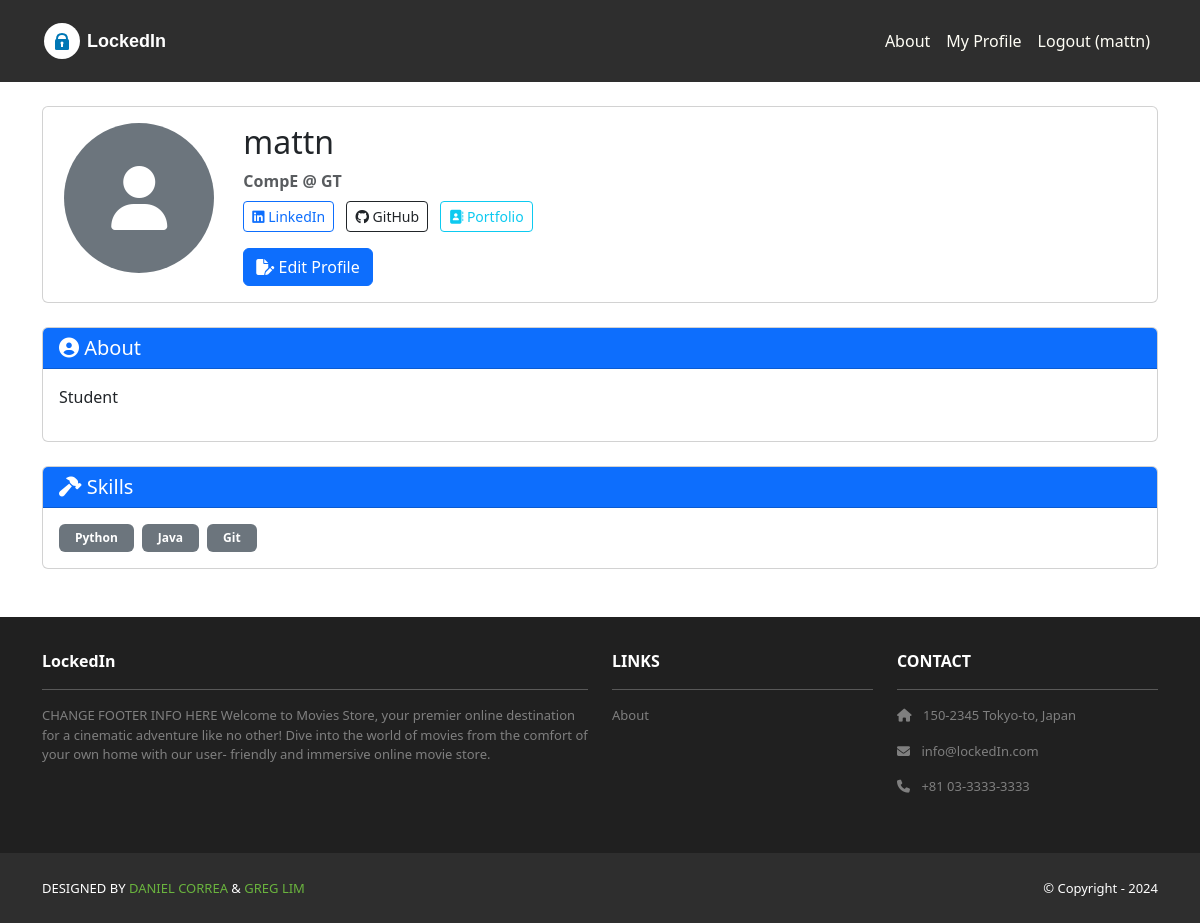
Page /profiles/ (signed in) on the committed database.
### profiles/models.py (models this page shows, shortened)
class Profile(models.Model):
    headline     = models.CharField(max_length = 150, help_text="Example: CS @ GT")
    user         = models.OneToOneField(User, on_delete=models.CASCADE, related_name='profile')
    about        = models.TextField(blank=True, help_text="Tells us about yourself")
    skills       = models.TextField(help_text="Add your skills")
    profile_pic  = models.ImageField(null=True, upload_to='profile_pictures/', blank=True)
    github_url   = models.URLField(blank=True, validators=[URLValidator()])
    linkedin_url = models.URLField(blank=True, validators=[URLValidator()])
    portfolio_url = models.URLField(blank=True, validators=[URLValidator()])
    time_created = models.DateTimeField(auto_now_add=True)
    time_updated = models.DateTimeField(auto_now=True)
    def get_skills_list(self):
        return [skill.strip() for skill in self.skills.split(',') if skill.strip()]
    class Meta:
        ordering = ['-time_created']

### profiles/views.py (the view)
# urls.py: path('', views.profile_view, name='profiles.my_profile'),
@login_required
def profile_view(request, username=None):
    if username:
        user = get_object_or_404(User, username=username)
    else:
        user = request.user
    profile, created = Profile.objects.get_or_create(user=user)
    context = {
        'profile' : profile,
        'is_own_profile' : request.user == user,
        'template_data' : {'title' : f"{user.username}'s Profile"}
    }
    return render(request, 'profiles/profile_detail.html', context)

### profiles/templates/profiles/profile_detail.html
{% extends 'base.html' %}
{% load static %}
{% block content %}
<div class="container mt-4 mb-5">
    <div class="card mb-4">
        <div class="card-body">
            <div class="row">
                <div class="col-md-2 text-center">
                    {% if profile.profile_pic %}
                        <img src="{{ profile.profile_pic.url }}" alt="Profile Picture"
                             class="rounded-circle img-fluid" style="width: 150px; height: 150px; object-fit: cover;">
                    {% else %}
                        <div class="rounded-circle bg-secondary d-flex align-items-center justify-content-center mx-auto"
                             style="width: 150px; height: 150px;">
                            <i class="fas fa-user fa-4x text-white"></i>
                        </div>
                    {% endif %}
                </div>
                <div class="col-md-8">
                    <h2>{{ profile.user.get_full_name|default:profile.user.username }}</h2>
                    {% if profile.headline %}
                        <p class="text-muted mb-2"><strong>{{ profile.headline }}</strong></p>
                    {% endif %}
                    <div class="mb-3">
                        {% if profile.linkedin_url %}
                            <a href="{{ profile.linkedin_url }}" target="_blank" class="btn btn-sm btn-outline-primary me-2">
                                <i class="fab fa-linkedin"></i> LinkedIn
                            </a>
                        {% endif %}
                        {% if profile.github_url %}
                            <a href="{{ profile.github_url }}" target="_blank" class="btn btn-sm btn-outline-dark me-2">
                                <i class="fab fa-github"></i> GitHub
                            </a>
                        {% endif %}
                        {% if profile.portfolio_url %}
                            <a href="{{ profile.portfolio_url }}" target="_blank" class="btn btn-sm btn-outline-info me-2">
                                <i class="fa-solid fa-address-book"></i> Portfolio
                            </a>
                        {% endif %}
                    </div>
                    {% if is_own_profile %}
                        <a href="{% url 'profiles.edit' %}" class="btn btn-primary">
                            <i class="fa-solid fa-file-pen"></i> Edit Profile
                        </a>
                    {% endif %}
                </div>
            </div>
        </div>
    </div>
    {% if profile.about %}
    <div class="card mb-4">
        <div class="card-header bg-primary text-white">
            <h5 class="mb-0"><i class="fas fa-user-circle"></i> About</h5>
        </div>
        <div class="card-body">
            <p style="white-space: pre-line;">{{ profile.about }}</p>
        </div>
    </div>
    {% endif %}
    {% if profile.skills %}
    <div class="card mb-4">
        <div class="card-header bg-primary text-white">
            <h5 class="mb-0"><i class="fa-solid fa-hammer"></i> Skills</h5>
        </div>
        <div class="card-body">
            <div class="d-flex flex-wrap gap-2">
                {% for skill in profile.get_skills_list %}
                    <span class="badge bg-secondary px-3 py-2">{{ skill }}</span>
                {% endfor %}
            </div>
        </div>
    </div>
    {% endif %}
</div>
{% endblock content %}

### lockedin/templates/base.html (shortened to what this page needs)
<!DOCTYPE html>
<html>
  {% load static %}
  <head>
    <link href=
      "https://cdn.jsdelivr.net/npm/bootstrap@5.3.3/dist/css/bootstrap.min.css" rel="stylesheet"
>
    <link rel= "stylesheet"  href= "https://cdnjs.cloudflare.com/ajax/libs/font-awesome/6.1.1/css/all.min.css">
    <link rel="stylesheet" type="text/css"
        href="{% static 'css/style.css' %}">
  </head>
  <body>
    <nav class="p-3 navbar navbar-dark bg-dark
         navbar-expand-lg">
      <div class="container">
        <a class="navbar-brand"
           href="{% url 'home.index' %}">
          <svg width="180" height="40" viewBox="0 0 180 40" xmlns="http://www.w3.org/2000/svg">
            <text x="45" y="26" font-family="Arial, sans-serif" font-size="18" font-weight="700" fill="#ffffff">LockedIn</text>
          </svg>
        </a>
        <div class="navbar-nav ms-auto navbar-ml">
            <a class="nav-link" href="{% url 'home.about' %}">About</a>
            {% if user.is_authenticated %}
                <a class="nav-link" href="{% url 'profiles.my_profile' %}">My Profile</a>
                <a class="nav-link" href="{% url 'accounts.logout' %}"> Logout ({{ user.username }})
                </a>
            {% else %}
                <a class="nav-link" href="{% url 'accounts.login' %}">Login</a>
                <a class="nav-link" href="{% url 'accounts.signup' %}">Sign Up</a>
            {% endif %}
        </div>
      </div>
    </nav>
    <div>
      {% block content %}
      {% endblock content %}
    </div>
    <section class="p-3 ms-footer d-none d-md-block">
      <div class="container">
        <div class="row mt-3 text-white">
          <div class="col-md-6 col-lg-6 col-xl-6 mx-auto mb-4">
            <b>LockedIn</b>
            <hr />
            <p>
              CHANGE FOOTER INFO HERE
              Welcome to Movies Store, your premier online
              destination for a cinematic adventure like no
              other! Dive into the world of movies from the
              comfort of your own home with our user-
              friendly and immersive online movie store.
            </p>
          </div>
          <div class="col-md-3 col-lg-3 col-xl-3 mx-auto mb-4">
            <b>LINKS</b>
            <hr />
            <p><a class="nav-link"
              href="{% url 'home.about' %}">
              About
            </a></p>
          </div>
          <div class="col-md-3 col-lg-3 col-xl-3 mx-auto mb-4">
            <b>CONTACT</b>
            <hr />
            <p><i class="fas fa-home me-2"></i>
              150-2345 Tokyo-to, Japan
            </p>
            <p><i class="fas fa-envelope me-2"></i>
              info@lockedIn.com
            </p>
            <p><i class="fas fa-phone me-2"></i>
              +81 03-3333-3333
            </p>
          </div>
        </div>
      </div>
    </section>
    <section class="p-3 ms-footer-bottom bg-dark">
      <div class="container d-flex
           justify-content-between">
        <div class="me-5 text-white">
          <span>DESIGNED BY
            <a href="https://www.x.com/danielgarax"
            target="_blank">DANIEL CORREA</a> &
            <a href="https://www.x.com/greglim81"
            target="_blank">GREG LIM</a>
          </span>
        </div>
        <div class="text-white">
          <span>© Copyright - 2024</span>
        </div>
      </div>
    </section>
  </body>
</html>

### lockedin/static/css/style.css (style rules this page uses)
.navbar a.nav-link { color: #FFFEF6 !important; }
.bg-dark { background-color: #2E2E2E !important; }
.ms-footer { background-color: #202020; }
.ms-footer p { color: #7F7F7F; font-size: 13px; }
.ms-footer-bottom span { font-size: 13px; line-height: 38px; }
.ms-footer-bottom a { color: #6ab43e; text-decoration: none; }

### rows in the picture
Profile: user.get_full_name "mattn", headline "CompE @ GT", about "Student"

### other values in the picture
{{ user.username }} "mattn"
{{ skill }} "Python" "Java" "Git"
